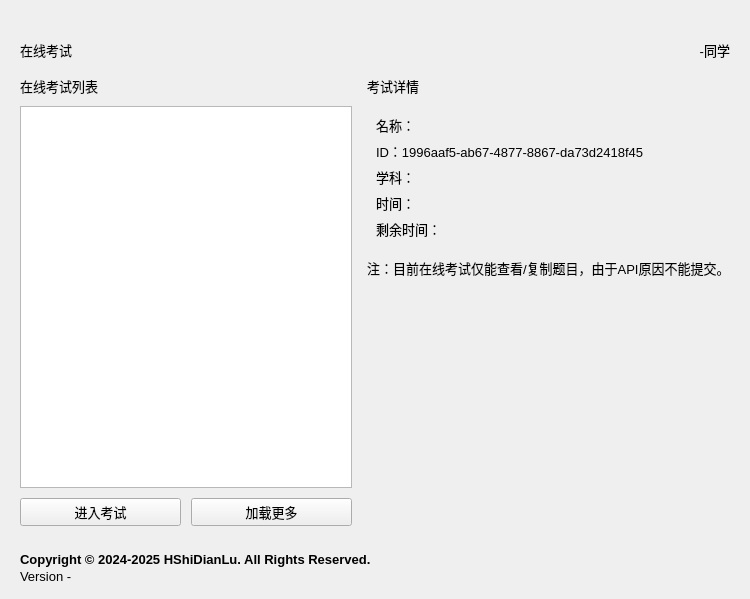
<?xml version="1.0" encoding="UTF-8"?>
<ui version="4.0">
 <class>Form</class>
 <widget class="QWidget" name="Form">
  <property name="geometry">
   <rect>
    <x>0</x>
    <y>0</y>
    <width>750</width>
    <height>599</height>
   </rect>
  </property>
  <property name="font">
   <font>
    <family>Microsoft JhengHei UI</family>
    <pointsize>10</pointsize>
   </font>
  </property>
  <property name="windowTitle">
   <string>ZhiXueHacker</string>
  </property>
  <property name="styleSheet">
   <string notr="true"/>
  </property>
  <layout class="QGridLayout" name="gridLayout_2">
   <property name="leftMargin">
    <number>20</number>
   </property>
   <property name="topMargin">
    <number>40</number>
   </property>
   <property name="rightMargin">
    <number>20</number>
   </property>
   <property name="bottomMargin">
    <number>15</number>
   </property>
   <property name="horizontalSpacing">
    <number>15</number>
   </property>
   <item row="0" column="0" colspan="2">
    <layout class="QGridLayout" name="gridLayout">
     <item row="1" column="1">
      <widget class="CaptionLabel" name="CaptionLabel_3">
       <property name="text">
        <string>-同学</string>
       </property>
       <property name="alignment">
        <set>Qt::AlignRight|Qt::AlignTrailing|Qt::AlignVCenter</set>
       </property>
      </widget>
     </item>
     <item row="1" column="0">
      <widget class="TitleLabel" name="TitleLabel">
       <property name="text">
        <string>在线考试</string>
       </property>
      </widget>
     </item>
    </layout>
   </item>
   <item row="5" column="0" colspan="2">
    <layout class="QVBoxLayout" name="verticalLayout_3">
     <property name="spacing">
      <number>2</number>
     </property>
     <property name="topMargin">
      <number>0</number>
     </property>
     <item>
      <widget class="StrongBodyLabel" name="StrongBodyLabel">
       <property name="font">
        <font>
         <family>Microsoft YaHei UI</family>
         <pointsize>10</pointsize>
         <weight>75</weight>
         <bold>true</bold>
        </font>
       </property>
       <property name="text">
        <string>Copyright © 2024-2025 HShiDianLu. All Rights Reserved.</string>
       </property>
       <property name="alignment">
        <set>Qt::AlignLeading|Qt::AlignLeft|Qt::AlignVCenter</set>
       </property>
      </widget>
     </item>
     <item>
      <widget class="CaptionLabel" name="CaptionLabel_2">
       <property name="font">
        <font>
         <family>Microsoft YaHei UI</family>
         <pointsize>10</pointsize>
         <weight>50</weight>
         <bold>false</bold>
        </font>
       </property>
       <property name="text">
        <string>Version -</string>
       </property>
       <property name="alignment">
        <set>Qt::AlignLeading|Qt::AlignLeft|Qt::AlignVCenter</set>
       </property>
      </widget>
     </item>
    </layout>
   </item>
   <item row="4" column="0" colspan="2">
    <spacer name="verticalSpacer_8">
     <property name="orientation">
      <enum>Qt::Vertical</enum>
     </property>
     <property name="sizeType">
      <enum>QSizePolicy::Fixed</enum>
     </property>
     <property name="sizeHint" stdset="0">
      <size>
       <width>20</width>
       <height>20</height>
      </size>
     </property>
    </spacer>
   </item>
   <item row="3" column="1">
    <layout class="QVBoxLayout" name="verticalLayout_5">
     <item>
      <widget class="StrongBodyLabel" name="StrongBodyLabel_3">
       <property name="text">
        <string>考试详情</string>
       </property>
      </widget>
     </item>
     <item>
      <spacer name="verticalSpacer_3">
       <property name="orientation">
        <enum>Qt::Vertical</enum>
       </property>
       <property name="sizeType">
        <enum>QSizePolicy::Fixed</enum>
       </property>
       <property name="sizeHint" stdset="0">
        <size>
         <width>20</width>
         <height>10</height>
        </size>
       </property>
      </spacer>
     </item>
     <item>
      <widget class="ElevatedCardWidget" name="ElevatedCardWidget">
       <layout class="QVBoxLayout" name="verticalLayout_6">
        <item>
         <widget class="BodyLabel" name="BodyLabel">
          <property name="text">
           <string>名称：</string>
          </property>
         </widget>
        </item>
        <item>
         <widget class="BodyLabel" name="BodyLabel_3">
          <property name="text">
           <string>ID：1996aaf5-ab67-4877-8867-da73d2418f45</string>
          </property>
         </widget>
        </item>
        <item>
         <widget class="BodyLabel" name="BodyLabel_4">
          <property name="text">
           <string>学科：</string>
          </property>
         </widget>
        </item>
        <item>
         <widget class="BodyLabel" name="BodyLabel_2">
          <property name="text">
           <string>时间：</string>
          </property>
         </widget>
        </item>
        <item>
         <widget class="BodyLabel" name="BodyLabel_5">
          <property name="text">
           <string>剩余时间：</string>
          </property>
         </widget>
        </item>
       </layout>
      </widget>
     </item>
     <item>
      <spacer name="verticalSpacer_5">
       <property name="orientation">
        <enum>Qt::Vertical</enum>
       </property>
       <property name="sizeType">
        <enum>QSizePolicy::Fixed</enum>
       </property>
       <property name="sizeHint" stdset="0">
        <size>
         <width>20</width>
         <height>10</height>
        </size>
       </property>
      </spacer>
     </item>
     <item>
      <widget class="CaptionLabel" name="CaptionLabel">
       <property name="text">
        <string>注：目前在线考试仅能查看/复制题目，由于API原因不能提交。</string>
       </property>
      </widget>
     </item>
     <item>
      <spacer name="horizontalSpacer">
       <property name="orientation">
        <enum>Qt::Horizontal</enum>
       </property>
       <property name="sizeHint" stdset="0">
        <size>
         <width>40</width>
         <height>20</height>
        </size>
       </property>
      </spacer>
     </item>
     <item>
      <spacer name="verticalSpacer_4">
       <property name="orientation">
        <enum>Qt::Vertical</enum>
       </property>
       <property name="sizeHint" stdset="0">
        <size>
         <width>20</width>
         <height>40</height>
        </size>
       </property>
      </spacer>
     </item>
    </layout>
   </item>
   <item row="3" column="0">
    <layout class="QVBoxLayout" name="verticalLayout">
     <item>
      <widget class="StrongBodyLabel" name="StrongBodyLabel_2">
       <property name="text">
        <string>在线考试列表</string>
       </property>
      </widget>
     </item>
     <item>
      <spacer name="verticalSpacer_2">
       <property name="orientation">
        <enum>Qt::Vertical</enum>
       </property>
       <property name="sizeType">
        <enum>QSizePolicy::Fixed</enum>
       </property>
       <property name="sizeHint" stdset="0">
        <size>
         <width>20</width>
         <height>10</height>
        </size>
       </property>
      </spacer>
     </item>
     <item>
      <widget class="ListWidget" name="ListWidget_2">
       <property name="sizePolicy">
        <sizepolicy hsizetype="Expanding" vsizetype="Expanding">
         <horstretch>0</horstretch>
         <verstretch>50</verstretch>
        </sizepolicy>
       </property>
       <property name="selectionMode">
        <enum>QAbstractItemView::MultiSelection</enum>
       </property>
      </widget>
     </item>
     <item>
      <spacer name="verticalSpacer_7">
       <property name="orientation">
        <enum>Qt::Vertical</enum>
       </property>
       <property name="sizeType">
        <enum>QSizePolicy::Fixed</enum>
       </property>
       <property name="sizeHint" stdset="0">
        <size>
         <width>20</width>
         <height>10</height>
        </size>
       </property>
      </spacer>
     </item>
     <item>
      <layout class="QHBoxLayout" name="horizontalLayout_2">
       <item>
        <widget class="PrimaryPushButton" name="PrimaryPushButton_2">
         <property name="text">
          <string>进入考试</string>
         </property>
        </widget>
       </item>
       <item>
        <spacer name="horizontalSpacer_2">
         <property name="orientation">
          <enum>Qt::Horizontal</enum>
         </property>
         <property name="sizeType">
          <enum>QSizePolicy::Fixed</enum>
         </property>
         <property name="sizeHint" stdset="0">
          <size>
           <width>10</width>
           <height>20</height>
          </size>
         </property>
        </spacer>
       </item>
       <item>
        <widget class="PushButton" name="PushButton">
         <property name="text">
          <string>加载更多</string>
         </property>
        </widget>
       </item>
      </layout>
     </item>
    </layout>
   </item>
   <item row="1" column="0" colspan="2">
    <spacer name="verticalSpacer">
     <property name="orientation">
      <enum>Qt::Vertical</enum>
     </property>
     <property name="sizeType">
      <enum>QSizePolicy::Fixed</enum>
     </property>
     <property name="sizeHint" stdset="0">
      <size>
       <width>20</width>
       <height>10</height>
      </size>
     </property>
    </spacer>
   </item>
  </layout>
 </widget>
 <customwidgets>
  <customwidget>
   <class>PushButton</class>
   <extends>QPushButton</extends>
   <header>qfluentwidgets</header>
  </customwidget>
  <customwidget>
   <class>PrimaryPushButton</class>
   <extends>PushButton</extends>
   <header>qfluentwidgets</header>
  </customwidget>
  <customwidget>
   <class>CardWidget</class>
   <extends>QFrame</extends>
   <header>qfluentwidgets</header>
   <container>1</container>
  </customwidget>
  <customwidget>
   <class>ElevatedCardWidget</class>
   <extends>SimpleCardWidget</extends>
   <header>qfluentwidgets</header>
   <container>1</container>
  </customwidget>
  <customwidget>
   <class>SimpleCardWidget</class>
   <extends>CardWidget</extends>
   <header>qfluentwidgets</header>
   <container>1</container>
  </customwidget>
  <customwidget>
   <class>CaptionLabel</class>
   <extends>QLabel</extends>
   <header>qfluentwidgets</header>
  </customwidget>
  <customwidget>
   <class>BodyLabel</class>
   <extends>QLabel</extends>
   <header>qfluentwidgets</header>
  </customwidget>
  <customwidget>
   <class>StrongBodyLabel</class>
   <extends>QLabel</extends>
   <header>qfluentwidgets</header>
  </customwidget>
  <customwidget>
   <class>TitleLabel</class>
   <extends>QLabel</extends>
   <header>qfluentwidgets</header>
  </customwidget>
  <customwidget>
   <class>ListWidget</class>
   <extends>QListWidget</extends>
   <header>qfluentwidgets</header>
  </customwidget>
 </customwidgets>
 <resources/>
 <connections/>
</ui>
